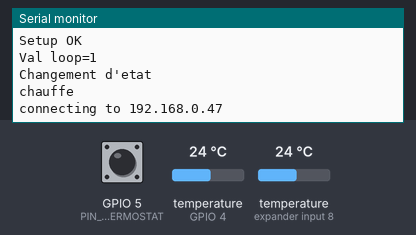
A sketch run on a simulated ESP8266 (NodeMCU). Shown: the last lines printed to the serial monitor. The test bench sets the inputs (shaded band); at power-on: temperature (sensors on GPIO 4, expander input 8) 24 °C, GPIO 5 (PIN_THERMOSTAT) HIGH. WiFi joins after 1.5 s; servers stay silent unless stated; uploads are accepted with an empty reply.

Above: at 3.2 s.
3.3 s: temperature (sensor on GPIO 4) set to 12 °C
At 5.0 s:
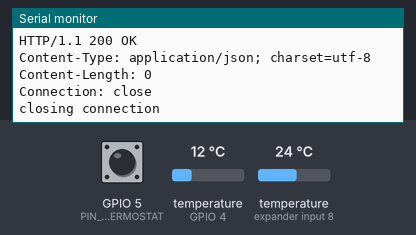
5.8 s: temperature (sensor on expander input 8) set to 12 °C
At 8.2 s:
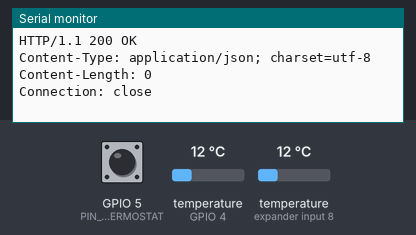
8.8 s: GPIO 5 (PIN_THERMOSTAT) pulled LOW for 1.8 s
At 10.58 s:
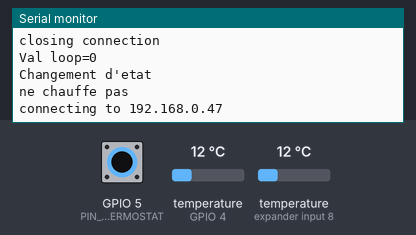
12.1 s: temperature (sensor on GPIO 4) set to 19 °C
At 12.7 s:
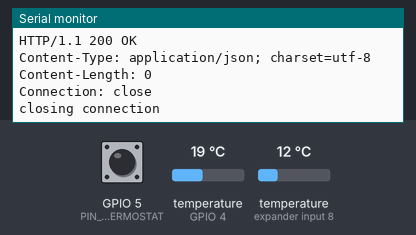
14.1 s: temperature (sensor on expander input 8) set to 19 °C
At 14.66 s:
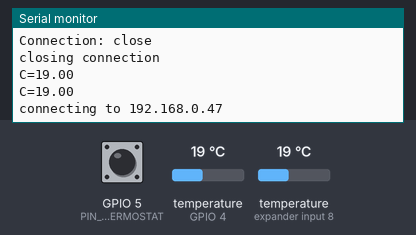

Measured:
- after the input at 5.8 s, the serial monitor: prints a new line after 1.5 s (image 2)
- after the input at 8.8 s, the serial monitor: prints a new line after 1.6 s (image 3)

The sketch:

chaudierev2.ino
```cpp
/**
  Module WIFI V3 Lua pour l'intégration NodeMCU de la mémoire ESP8266 + 32 Mbit (4 mo) flash USB-série CP2102.
  https://onedrive.live.com/view.aspx?resid=66910441859E44CC%21115&id=documents&wd=target%28Perso%2FArduino.one%7C6FB95957-A285-41F8-A752-F65ECC2D1B40%2FNodemcu%20V3%20ESP8266%7CAF5CAEF0-9746-46D1-A64F-8630674B878B%2F%29
onenote:https://d.docs.live.net/66910441859e44cc/Documents/Personnel/Perso/Arduino.one#Nodemcu%20V3%20ESP8266&section-id={6FB95957-A285-41F8-A752-F65ECC2D1B40}&page-id={AF5CAEF0-9746-46D1-A64F-8630674B878B}&end

  Selection de la carte NodeMCU 1.0


  PIN
  - PIN_THERMOSTAT = 5; //activation du chauffage de la chaudiere
  - PIN_ONE_WIRE_BUS = 4; //sonde temperature
  - PIN_BALLON_CMD_CHAUFFE = 9; //cmd pour annuler le chauffage du ballon
  - PIN_BALLON_MNT_CHAUFFE = 10; //cmd pour monitorer si le ballon chauffe

  1)
    Detecte quand le thermostat declenche
    Envoi l'info que sur changement d'etat
    Quand on a du 24V sur le fil d'alim, active le photocoupler, et passe à l'état bas la PIN_THERMOSTAT
    PIN_THERMOSTAT == LOW -> on ne chauffe pas
    PIN_THERMOSTAT == HIGH -> on chauffe
    isChauffageUp : boolean gardant le dernier état, pas defaut, il est à Haut).

  2)
    Recupere la temperature des arrivées/departs du chauffage par le sol

  3)
    Recupere la temperature du ballon d'eau chaude.
*/
#include <ESP8266WiFi.h>
#include <Timer.h>

/*-----( Import needed libraries )-----*/
// Get 1-wire Library here: http://www.pjrc.com/teensy/td_libs_OneWire.html
#include <OneWire.h>

//Get DallasTemperature Library here:  http://milesburton.com/Main_Page?title=Dallas_Temperature_Control_Library
#include <DallasTemperature.h>

const char* ssid     = "Wifi_Moulin";
const char* password = "BaptisteEtPauline";

const char* host = "192.168.0.47";
const int httpPort =  1880;

//
//THERMOSTAT
//
//derniere etat de lecture
int lastReadEtatChaudiere = HIGH;

//PIN de la thermostat
const int PIN_THERMOSTAT = 5;

//timer du thermostat
Timer timer_thermostat;


//
//TEMPERATURES
//
//PIN des sondes de temperature //Correspond à D2
const int PIN_ONE_WIRE_BUS = 4;

/*-----( Declare objects )-----*/
// Setup a oneWire instance to communicate with any OneWire devices
// (not just Maxim/Dallas temperature ICs)
OneWire oneWire(PIN_ONE_WIRE_BUS);

// Pass address of our oneWire instance to Dallas Temperature.
DallasTemperature sensors(&oneWire);

DeviceAddress chauffageSol01 = { 0x28, 0xFF, 0x52, 0x5E, 0x81, 0x16, 0x05, 0x23 }; // "1"
DeviceAddress chauffageSol02 = { 0x28, 0xFF, 0xCD, 0x38, 0x81, 0x16, 0x05, 0x62 }; // "2"
//DeviceAddress ballon01 = { 0x28, 0xFF, 0xA8, 0x5F, 0xA1, 0x16, 0x05, 0x23 }; // "3"
DeviceAddress ballon01 = { 0x28, 0xFF, 0x12, 0x1B, 0xA1, 0x16, 0x04, 0x61 }; // "3 - nouveau ballon"

//timer du thermostat
Timer timer_temperatureChauffageSol;
Timer timer_temperatureBallon;

float previousTemperatureDepart = 0;
float previousTemperatureRetour = 0;
float previousTemperatureBallon = 0;

int nbrRetry = 0;

//Temps d'attente avant la loop.
const int DELAY = 50;

//2 minutes
const int sleepSeconds = 60 * 2;

//
//BALLON
//
const int PIN_BALLON_CMD_CHAUFFE = 1; //cmd pour annuler le chauffage du ballon
const int PIN_BALLON_MNG_CHAUFFE = 3; //cmd pour monitorer si le ballon chauffe
Timer timer_pilotageBallon;
Timer timer_monitoringBallon;
boolean test = true;


void setup() {
  Serial.begin(9600);
  delay(10);

  //Init Wifi
  Serial.println();
  Serial.print("Connecting to ");
  Serial.println(ssid);

  WiFi.begin(ssid, password);

  while (WiFi.status() != WL_CONNECTED) {
    delay(500);
    Serial.print(".");
  }

  Serial.print("IP:");
  Serial.println(WiFi.localIP());

  Serial.println();
  //Init des pin
  pinMode(PIN_THERMOSTAT, INPUT_PULLUP);

  delay(500);
  //On force la soumission lors du premier tour de boucle.
  lastReadEtatChaudiere = !digitalRead(PIN_THERMOSTAT);  // read input value;
  Serial.print("lastReadEtatChaudiere init=");
  Serial.println(lastReadEtatChaudiere);

  //------- Initialize the Temperature measurement library--------------
  sensors.begin();
  // set the resolution to 10 bit (Can be 9 to 12 bits .. lower is faster)
  sensors.setResolution(chauffageSol01, 12);
  sensors.setResolution(chauffageSol02, 12);
  sensors.setResolution(ballon01, 12);


  //Init des timers
  timer_thermostat.every(1000, checkThermostat);
  timer_temperatureChauffageSol.every(30000, checkEvolutionTemperatureChauffageSol);
  timer_temperatureChauffageSol.every(5 * 60 * 1000, sendTemperatureChauffageSol); //5 minutes
  //timer_temperatureChauffageSol.every(20 * 1000, sendTemperatureChauffageSol); //20 secondes pour les tests
  timer_temperatureBallon.every(4 * 60 * 1000, sendTemperatureBallon); //4 minutes

  Serial.println("Setup OK");

}

void loop(void) {
  timer_thermostat.update();
  timer_temperatureChauffageSol.update();
  timer_temperatureBallon.update();
  //Serial.printf("Sleeping deep for %i seconds...", sleepSeconds);
  //https://github.com/adafruit/ESP8266-Arduino
  //ESP.deepSleep(sleepSeconds * 1000000);

}

//On verifie l'etat de du chauffage
void checkThermostat() {
  int val = digitalRead(PIN_THERMOSTAT);  // read input value;
  Serial.print("Val loop=");
  Serial.println(val);
  if (lastReadEtatChaudiere != val) {
    Serial.println("Changement d'etat");
    if (val == LOW) {
      Serial.println("ne chauffe pas");
    } else {
      Serial.println("chauffe");
    }
    //On affecte la valeur lu à notre variable d'etat
    lastReadEtatChaudiere = val;
    String data = "/chaudiere?chauffe=";
    data = data + val; //+ "&humidity=" + h
    callServeur(data);
    //On envoi aussi la temperature de l'eau sur chaque changement d'etat.
    sendTemperatureChauffageSol();
  }
}

//On verifie l'evolution de la temperature par le sol. S'il a bougée de + ou - 1 degree, on envoit
void checkEvolutionTemperatureChauffageSol() {
  float temperatureDepart = getTemperature(chauffageSol01);
  float temperatureRetour = getTemperature(chauffageSol02);
  if (temperatureDepart > (previousTemperatureDepart + 1) || temperatureDepart < (previousTemperatureDepart - 1) || temperatureRetour > (previousTemperatureRetour + 1) || temperatureRetour < (previousTemperatureRetour - 1 )) {
    Serial.println("Ecart de 1° de temperature, on archive");
    previousTemperatureDepart = temperatureDepart;
    previousTemperatureRetour = temperatureRetour;
    sendTemperatureChauffageSol();
  }
}

//On envoie la temperature du chauffage par le sol
void sendTemperatureChauffageSol() {
  sensors.requestTemperatures(); // Send the command to get temperatures
  float temperatureDepart = getTemperature(chauffageSol01);
  float temperatureRetour = getTemperature(chauffageSol02);
  String data = "/chaudiere?temperatureDepart=";
  data = data + temperatureDepart + "&temperatureRetour=" + temperatureRetour;
  callServeur(data);
}

//On envoie la temperature du chauffage ballon
void sendTemperatureBallon() {
  sensors.requestTemperatures(); // Send the command to get temperatures
  float temperature = getTemperature(ballon01);
  String data = "/ballon?temperature=";
  data = data + temperature;
  callServeur(data);
}

/*-----( Declare User-written Functions )-----*/
float getTemperature(DeviceAddress deviceAddress)
{

  float tempC = sensors.getTempC(deviceAddress);

  if (tempC == -127.00) // Measurement failed or no device found
  {
    Serial.println("Temperature Error");
    nbrRetry++;
    if (nbrRetry <= 3) {
      delay(200);
      tempC = getTemperature(deviceAddress);
    } else {
      nbrRetry = 0;
      Serial.println("Temperature Error");
      //On donne la derniere valeur lue
      if (deviceAddress == chauffageSol01) {
        tempC = previousTemperatureDepart;
      } else if (deviceAddress == chauffageSol02) {
        tempC = previousTemperatureRetour;
      } else {
        tempC = previousTemperatureBallon;
      }
    }
  }
  else
  {
    nbrRetry = 0;
    Serial.print("C=");
    Serial.println(tempC);
  }
  return tempC;
}// End printTemperature

//Appel du serveur
void callServeur(String url) {
  Serial.print("connecting to ");
  Serial.println(host);

  // Use WiFiClient class to create TCP connections
  WiFiClient client;
  if (!client.connect(host, httpPort)) {
    Serial.println("connection failed");
    return;
  }

  Serial.print("Requesting URL: ");
  Serial.println(url);

  // This will send the request to the server
  client.print(String("GET ") + url + " HTTP/1.1\r\n" +
               "Host: " + host + "\r\n" +
               "Connection: close\r\n\r\n");
  unsigned long timeout = millis();
  while (client.available() == 0) {
    if (millis() - timeout > 5000) {
      Serial.println(">>> Client Timeout !");
      client.stop();
      return;
    }
  }

  // Read all the lines of the reply from server and print them to Serial
  while (client.available()) {
    String line = client.readStringUntil('\r');
    Serial.print(line);
  }

  Serial.println();
  Serial.println("closing connection");
  delay(2000);
}
```
